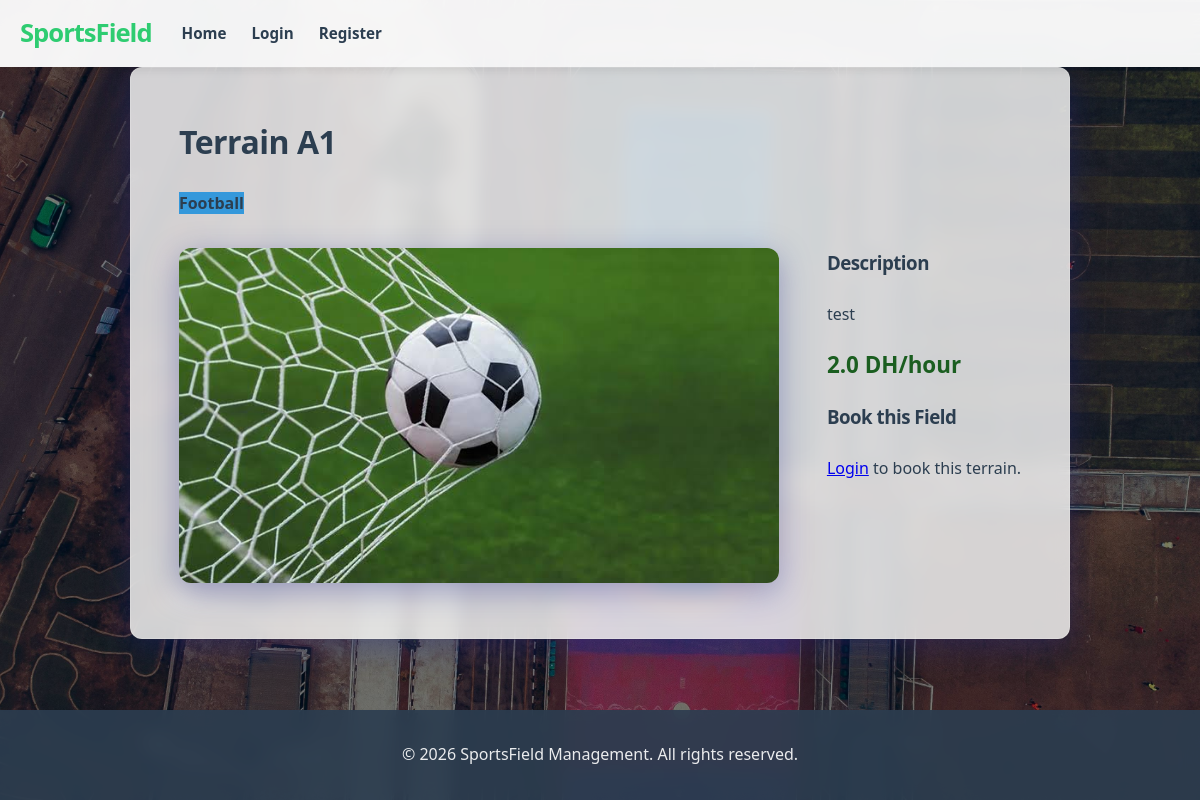
/terrain/1, run on the app's committed database.
### app/models.py (models this page shows, shortened)
class Terrain(db.Model):
    id = db.Column(db.Integer, primary_key=True)
    name = db.Column(db.String(64), index=True)
    terrain_type = db.Column(db.String(32)) # e.g., 'football', 'basketball'
    description = db.Column(db.String(256))
    hourly_rate = db.Column(db.Float)
    image_url = db.Column(db.String(256))
    reservations = db.relationship('Reservation', backref='terrain', lazy='dynamic')

### app/routes/client.py (the view)
@bp.route('/terrain/<int:id>')
def terrain_detail(id):
    terrain = Terrain.query.get_or_404(id)
    return render_template('client/terrain_detail.html', title=terrain.name, terrain=terrain)

### app/templates/client/terrain_detail.html
{% extends "base.html" %}
{% block content %}
<div class="terrain-detail terrain-section">
    <div class="terrain-header">
        <h1>{{ terrain.name }}</h1>
        <span class="badge">{{ terrain.terrain_type.capitalize() }}</span>
    </div>
    <div class="terrain-body">
        <div class="terrain-image">
            {% if terrain.image_url %}
            <img src="{{ url_for('static', filename='images/terrains/' + terrain.image_url) }}" alt="{{ terrain.name }}">
            {% else %}
            <img src="https://via.placeholder.com/600x400?text={{ terrain.name }}" alt="{{ terrain.name }}">
            {% endif %}
        </div>
        <div class="terrain-content">
            <h3>Description</h3>
            <p>{{ terrain.description or 'No description available.' }}</p>
            <p class="price-large price">{{ terrain.hourly_rate }} DH/hour</p>
            <div class="booking-section">
                <h3>Book this Field</h3>
                {% if current_user.is_authenticated %}
                <a href="{{ url_for('client.reserve', id=terrain.id) }}" class="btn">Check Availability & Book</a>
                {% else %}
                <p><a href="{{ url_for('auth.login') }}">Login</a> to book this terrain.</p>
                {% endif %}
            </div>
        </div>
    </div>
</div>
{% endblock %}

### app/static/css/main.css (style rules this page uses)
:root { --primary-color: #2ecc71; --secondary-color: #3498db; --dark-color: #2c3e50; --light-color: rgba(244, 247, 246, 0.85); --white: rgba(255, 255, 255, 0.9); --glass-bg: rgba(255, 255, 255, 0.8); --error-color: #e74c3c; --border-radius: 12px; --box-shadow: 0 8px 32px 0 rgba(31, 38, 135, 0.37); --backdrop-blur: blur(8px); }
* { box-sizing: border-box; margin: 0; padding: 0; }
body { font-family: 'Segoe UI', Tahoma, Geneva, Verdana, sans-serif; line-height: 1.6; color: var(--dark-color); display: flex; flex-direction: column; min-height: 100vh; background: url('../images/background.jpg') no-repeat center center fixed; background-size: cover; }
body::before { content: ""; position: fixed; top: 0; left: 0; width: 100%; height: 100%; background: rgba(0, 0, 0, 0.4); z-index: -1; }
.form-container, .admin-section, .client-section, .terrain-detail, .admin-dashboard, .stat-card { background: var(--glass-bg); backdrop-filter: var(--backdrop-blur); border: 1px solid rgba(255, 255, 255, 0.18); border-radius: var(--border-radius); box-shadow: var(--box-shadow); }
.admin-section, .client-section, .admin-dashboard, .terrain-section { padding: 2rem; margin-bottom: 2rem; }
.price { font-weight: 800; color: #1b5e20; font-size: 1.4rem; margin: 1.2rem 0; }
.terrain-detail { padding: 3rem; }
.terrain-body { display: flex; gap: 3rem; margin-top: 2rem; }
.terrain-image img { width: 100%; max-width: 600px; border-radius: var(--border-radius); box-shadow: var(--box-shadow); }
.badge { background: var(--secondary-color); font-weight: 700; }
h1, h2, h3 { margin-bottom: 1.5rem; letter-spacing: -0.5px; }

### data on the page
Terrain: name "Terrain A1", terrain_type "Football", image_url (picture), description "test", hourly_rate "2.0"
